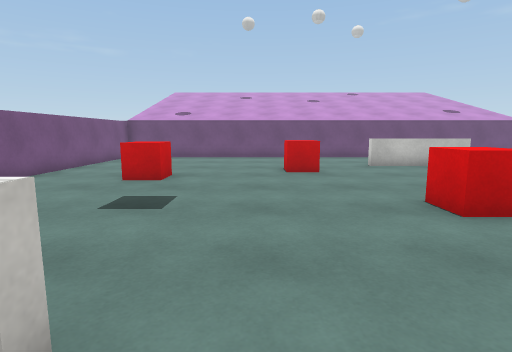
[1] (above)

14 first-person views from a walk through a scene from a Unity 3-D project. The camera is 1.2 m above the floor, tilts 8° down and sees 80° across. The floor is counted in squares, 1 m on a side. Each view is taken from the middle of a square. On the plan, view 1 faces up. The plan holds only what a view shows up to about 13 squares ahead; the rest is blank. The place goes on beyond the plan. The player is left out. Surface patterns are stand-ins for the level's own textures.

[2]
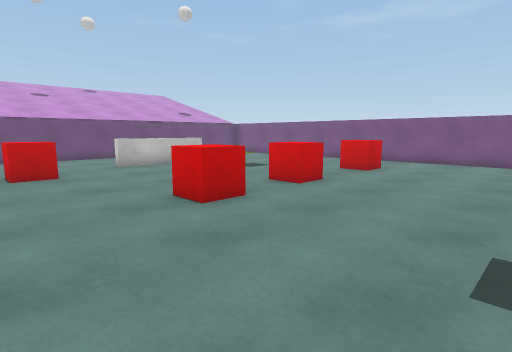

[3]
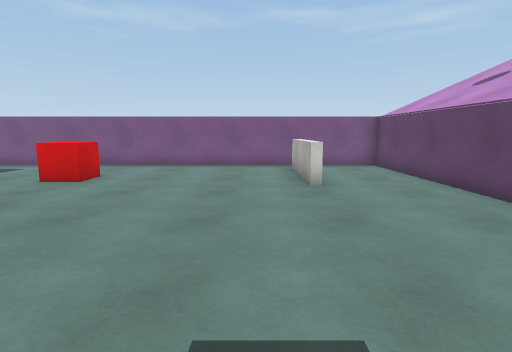

[4]
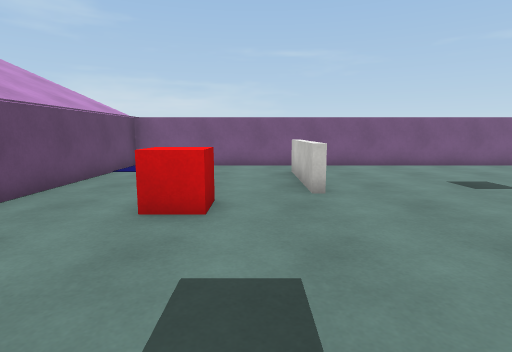

[5]
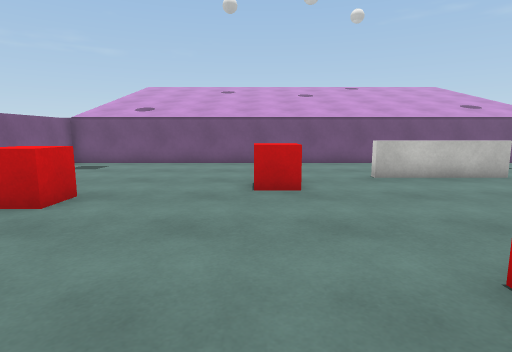

[6]
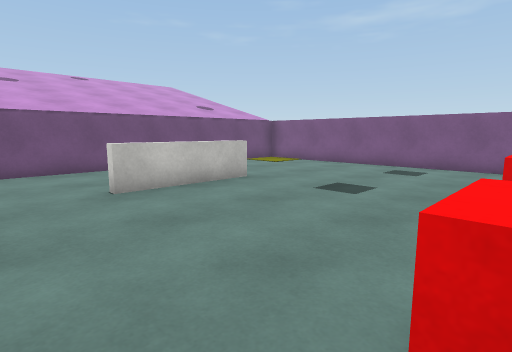

[7]
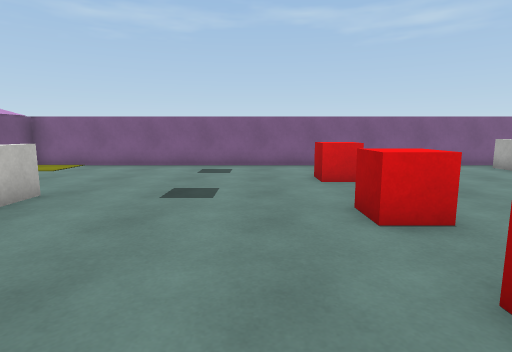

[8]
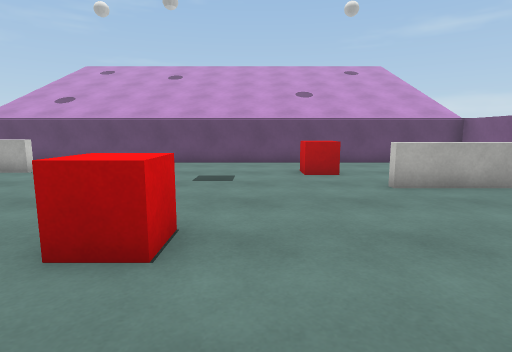

[9]
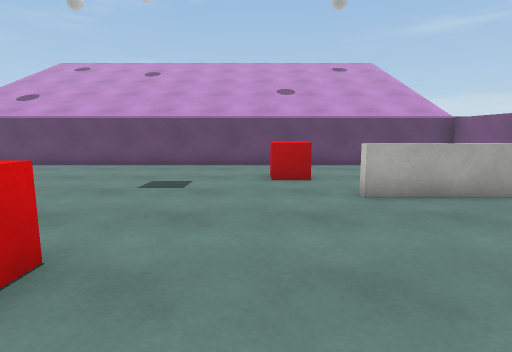

[10]
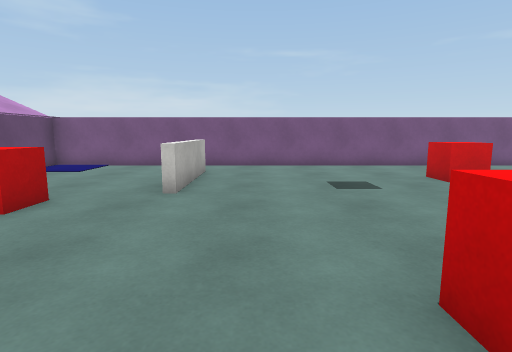

[11]
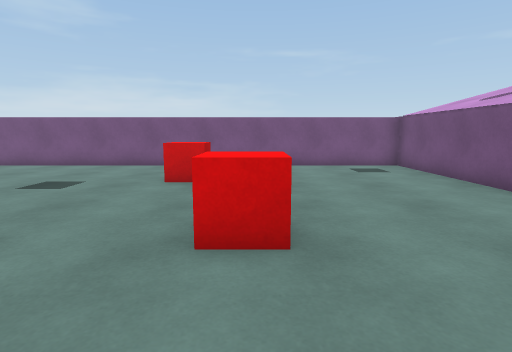

[12]
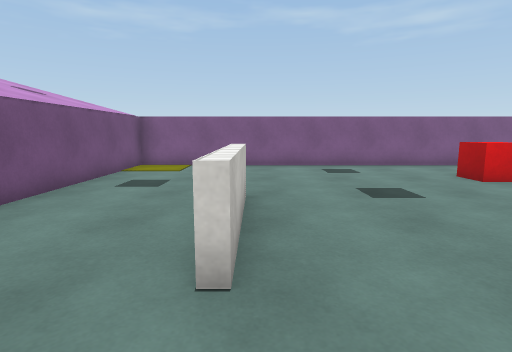

[13]
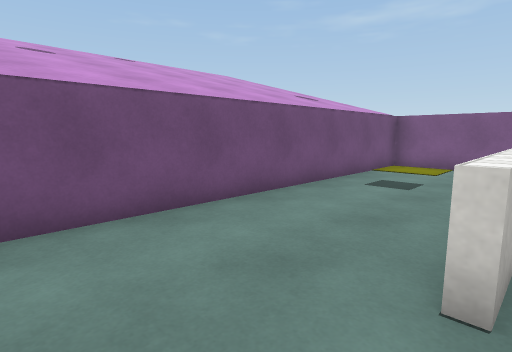

[14]
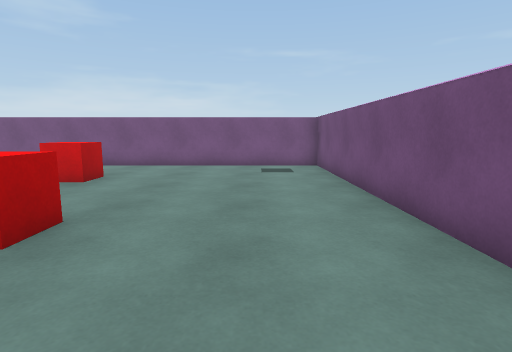

### Floor plan
Points are (right, up) in squares from view 1. A wall is a line through its corners. A room is listed if a view was taken in it or the views show most of it. See-through windows are left out.
Room 1 (views 1, 2, 3, 4, 5, 6, 7, 8, 9, 10, 11, 12, 13, 14)
walls: (-6.4, -4.5) (13.4, -4.5) (13.4, 15.3) (-6.4, 15.3) (-6.4, -4.5)
low walls: (7.9, 11.2) (4.1, 11.2); (-4.6, 1.4) (-1, 1.4) (-1, 1.1) (-4.6, 1.1); (8.9, -1.3) (12.6, -1.3)
objects: red cube (-3, 8) to (-3, 9); red cube (0, -2) to (0, -1); red cube (1, 9) to (2, 10); red cube (3, 4) to (4, 5); red cube (6, 5) to (7, 5); red cube (10, 4) to (10, 5)

Where each view was taken, in squares from view 1:
view 1: 0 up, 0 right, facing up
view 2: 0 up, 0 right, facing up-right
view 3: 0 up, 2 right, facing right
view 4: 0 up, 5 right, facing left
view 5: 3 up, 1 right, facing up
view 6: 5 up, 2 right, facing up-right
view 7: 7 up, 2 right, facing right
view 8: 8 up, 2 right, facing down
view 9: 7 up, 1 right, facing down
view 10: 3 up, 5 right, facing left
view 11: 10 up, 5 right, facing left
view 12: 11 up, 2 right, facing right
view 13: 11 up, 2 right, facing up-right
view 14: 13 up, 5 right, facing left
